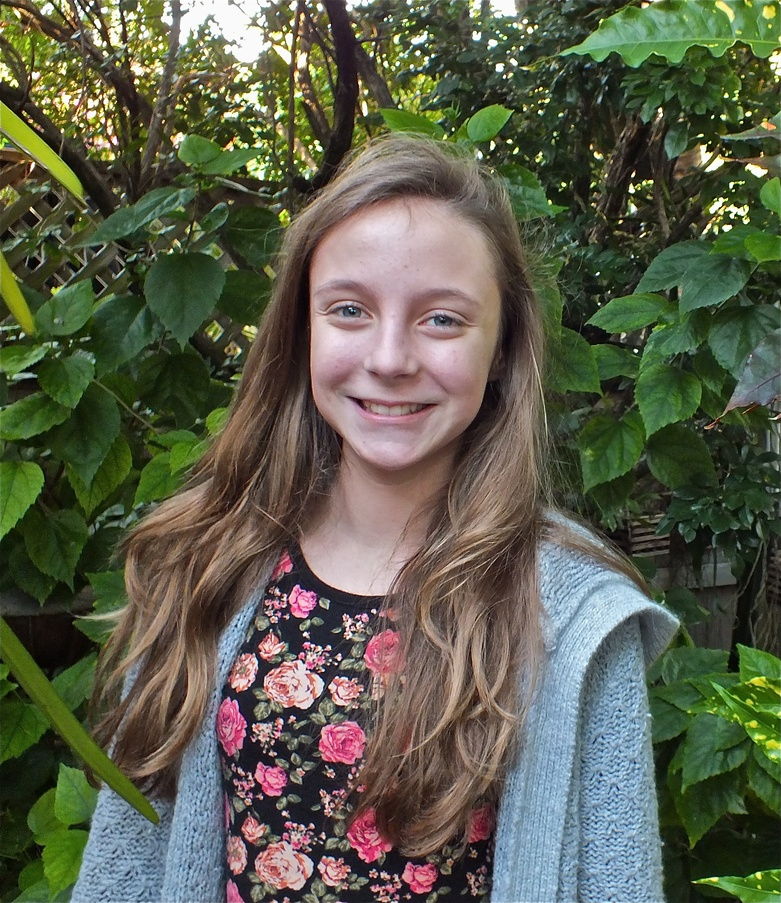
#> input picture data/12094230004_3889ef56c8_o.jpg, 781 x 903 px, shrunk from 2586 x 2989 before the run, found by its file name; its folder holds only this picture in this run
$ jupyter execute --allow-errors Test_dataset_creatinf_WS.ipynb   (shell and % lines are left out)
#> lines starting #> are read from the running program, lines starting #| are printed output that depends on the picture
## 1) Data Loading from train set (25 pcs, class = "Flowers")

[cell 1]
import fiftyone as fo
import fiftyone.zoo as foz
import pandas as pd

classes = ["Flower"]
num_images = 25
dataset_directory = './dataset'

#> (the rest of this cell did not finish here and is left out)

[cell 2]
import shutil

target_dir = f"{dataset_directory}/test/originals"

# Create the target directory if it doesn't exist
#> (the rest of this cell did not finish here and is left out)

## 2) Data Loading from test set (25 pcs, class = "Flowers")

[cell 3]
import fiftyone as fo
import fiftyone.zoo as foz
import pandas as pd

classes = ["Flower"]
num_images = 25
dataset_directory = './dataset'

#> (the rest of this cell did not finish here and is left out)

#> (a cell that did not finish here is left out)

## 1) Window Sliding for train part

[cell 5]
import cv2
import os
import random
from tqdm import tqdm
from PIL import Image
import pandas as pd

global_component_counter = 0
components_dict = {}

# Function implements sliding window technique
def sliding_window(image, step_size, window_size):
    for y in range(0, image.shape[0] - window_size[1] + 1, step_size):
        for x in range(0, image.shape[1] - window_size[0] + 1, step_size):
            yield (x, y, image[y:y + window_size[1], x:x + window_size[0]])

# Function to save image components as PIL images and store in array
def save_components(image_path, window_size, output_folder):
#> called with window_size = (300, 300), output_folder = '/content/dataset/test/fragments'
    global global_component_counter
    image = cv2.imread(image_path)
#> image is the input picture: shape (903, 781, 3); mean B, G, R 75.5, 94.4, 91.6
    components = []

    component_count = 0
    while component_count < 10:
        step_size = random.randint(0, 300)
        for (x, y, window) in sliding_window(image, step_size, window_size):
            pil_image = Image.fromarray(cv2.cvtColor(window, cv2.COLOR_BGR2RGB))
            components.append(pil_image)

            global_component_counter += 1
            component_count += 1
            if component_count >= 10:
                component = random.choice(components)

                # Save each component image in the output folder
                output_filename = f"{os.path.splitext(os.path.basename(image_path))[0]}_comp.jpg"
                output_path = os.path.join(output_folder, output_filename)
                pil_image.save(output_path)

                component_info = {
                    "Original_image": os.path.basename(image_path),
                    "Component": output_filename,
                    "Method": "WindowSlidingCut",
                    "Component_size": pil_image.size,
                    "Image_size": image.shape[:2]  # (height, width)
                }
                return component_info

            step_size = random.randint(0, 300)
#> this loop made 1 pass
#> pass 1, in save_components, `pil_image.save(output_path)`:
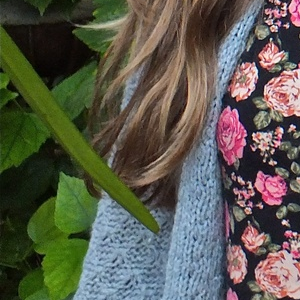
#> saved as 12094230004_3889ef56c8_o_comp.jpg: PIL image 300x300 RGB; mean R, G, B 90.3, 90.1, 77.9
#> after the loop:
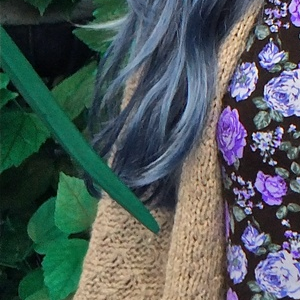
#> window: shape (300, 300, 3); mean R, G, B 77.9, 90.1, 90.3
#> after the loop, component_count = 10; global_component_counter = 10

# Function to process images folder
def process_images_folder(input_folder, window_size):
    global components_dict

    output_folder = '/content/dataset/test/fragments'
    os.makedirs(output_folder, exist_ok=True)

    data = []

    for filename in tqdm(os.listdir(input_folder)):
        if filename.lower().endswith('.jpg'):
            input_image_path = os.path.join(input_folder, filename)

            component_info = save_components(input_image_path, window_size, output_folder)
            if component_info:
                data.append(component_info)

            components_dict[filename] = component_info["Component"]

    return data

input_folder = '/content/dataset/train/data'
window_size = (300, 300)

component_data = process_images_folder(input_folder, window_size)

df_train = pd.DataFrame(component_data)

# Save to a csv file
csv_path = "DatasetWindowSlidingCut.csv"
df_train.to_csv(csv_path, index=False)

print(f"DataFrame saved to: {csv_path}")

## 2) Window Sliding for test part

[cell 6]
import cv2
import os
import random
from tqdm import tqdm
from PIL import Image
import pandas as pd

global_component_counter = 0
components_dict = {}

# Function implements sliding window technique
def sliding_window(image, step_size, window_size):
    for y in range(0, image.shape[0] - window_size[1] + 1, step_size):
        for x in range(0, image.shape[1] - window_size[0] + 1, step_size):
            yield (x, y, image[y:y + window_size[1], x:x + window_size[0]])

# Function to save image components as PIL images and store in array
def save_components(image_path, window_size, output_folder):
#> called with window_size = (300, 300), output_folder = '/content/dataset/test/fragments'
    global global_component_counter
    image = cv2.imread(image_path)
    components = []

    component_count = 0
    while component_count < 10:
        step_size = random.randint(0, 300)
        for (x, y, window) in sliding_window(image, step_size, window_size):
            pil_image = Image.fromarray(cv2.cvtColor(window, cv2.COLOR_BGR2RGB))
            components.append(pil_image)

            global_component_counter += 1
            component_count += 1
            if component_count >= 10:
                component = random.choice(components)

                # Save each component image in the output folder
                output_filename = f"{os.path.splitext(os.path.basename(image_path))[0]}_comp.jpg"
                output_path = os.path.join(output_folder, output_filename)
                pil_image.save(output_path)

                component_info = {
                    "Original_image": os.path.basename(image_path),
                    "Component": output_filename,
                    "Method": "WindowSlidingCut",
                    "Component_size": pil_image.size,
                    "Image_size": image.shape[:2]  # (height, width)
                }
                return component_info

            step_size = random.randint(0, 300)
#> this loop made 1 pass
#> pass 1, in save_components, `pil_image.save(output_path)`:
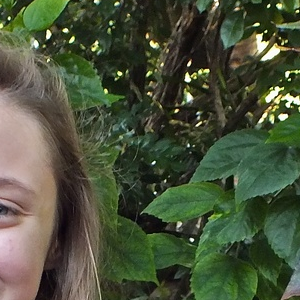
#> saved as 12094230004_3889ef56c8_o_comp.jpg: PIL image 300x300 RGB; mean R, G, B 73.6, 82.3, 58.6
#> after the loop:
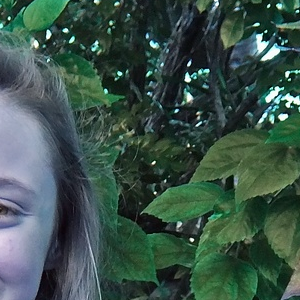
#> window: shape (300, 300, 3); mean R, G, B 58.6, 82.3, 73.6
#> after the loop, component_count = 10; global_component_counter = 10

# Function to process images folder
def process_images_folder(input_folder, window_size):
    global components_dict

    output_folder = '/content/dataset/test/fragments'
    os.makedirs(output_folder, exist_ok=True)

    data = []

    for filename in tqdm(os.listdir(input_folder)):
        if filename.lower().endswith('.jpg'):
            input_image_path = os.path.join(input_folder, filename)

            component_info = save_components(input_image_path, window_size, output_folder)
            if component_info:
                data.append(component_info)

            components_dict[filename] = component_info["Component"]

    return data

input_folder = '/content/dataset/validation/data'
window_size = (300, 300)

component_data = process_images_folder(input_folder, window_size)

df_test = pd.DataFrame(component_data)
if os.path.exists(csv_path):
    existing_df = pd.read_csv(csv_path)
    combined_df = pd.concat([existing_df, df_test], ignore_index=True)

else:
    combined_df = df_test
combined_df.to_csv(csv_path, index=False)

print(f"Combined DataFrame saved to: {csv_path}")
